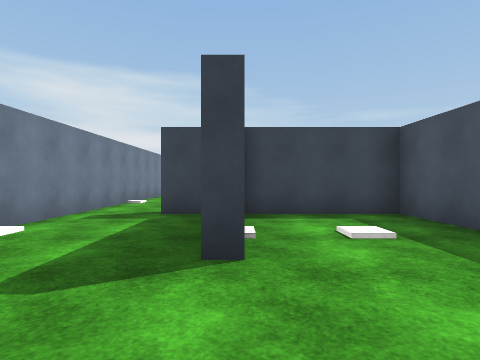
View 1 (above)

24 first-person views from a walk through a scene from a Unity 3-D project. The camera is 1.3 m above the floor, looks level and sees 80° across. The floor is counted in squares, 2 m on a side. Each view is taken from the middle of a square. On the plan, view 1 faces up. The plan holds only what a view shows up to about 9 squares ahead; the rest is blank. The player is left out. Surface patterns are stand-ins for the level's own textures.

View 2
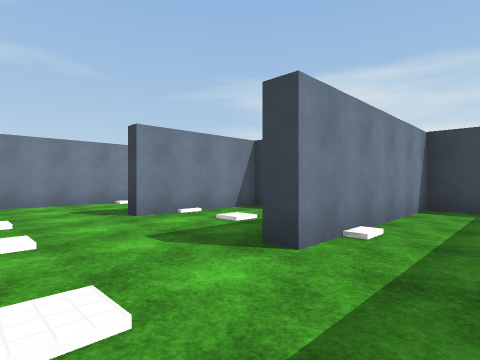

View 3
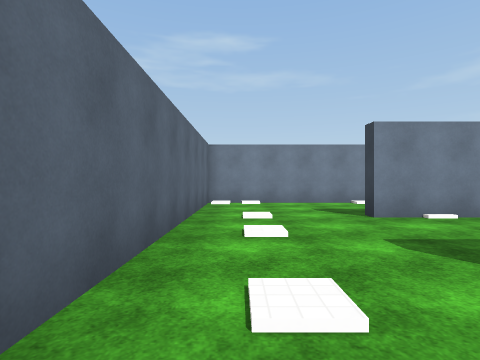

View 4
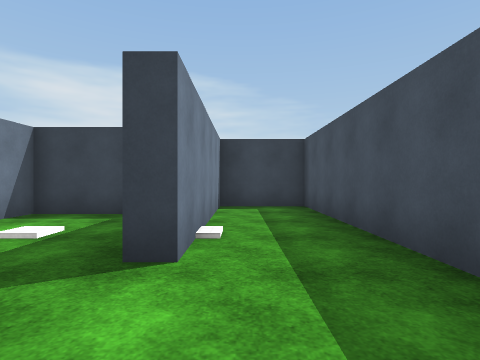

View 5
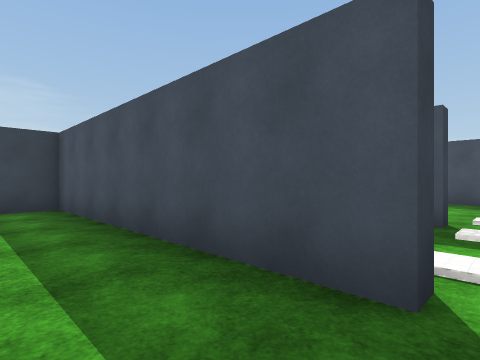

View 6
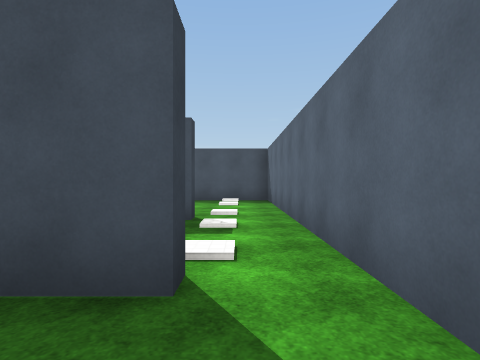

View 7
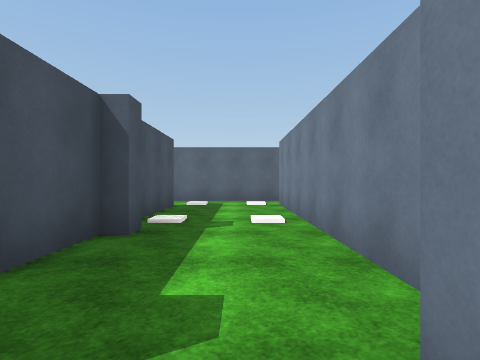

View 8
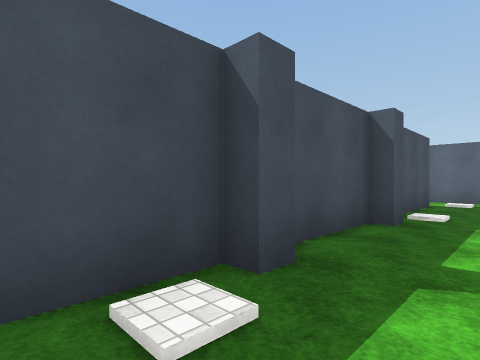

View 9
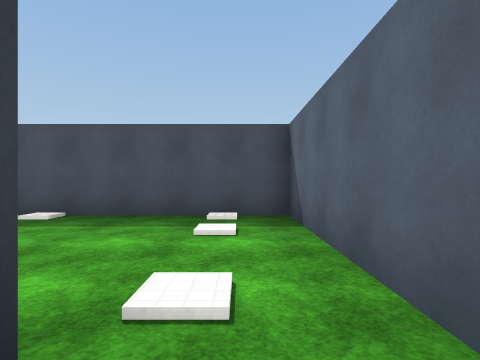

View 10
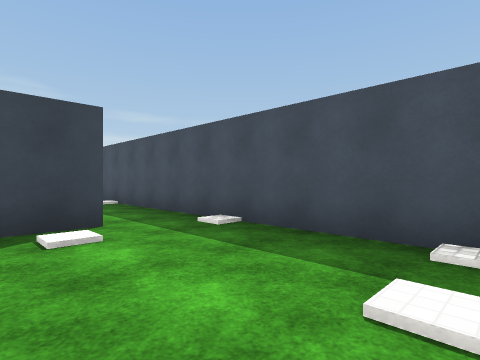

View 11
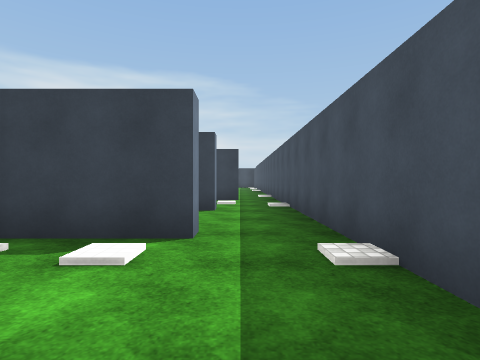

View 12
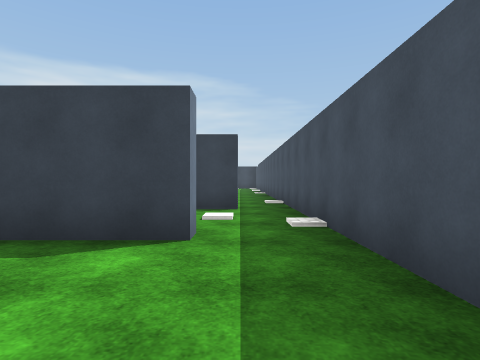

View 13
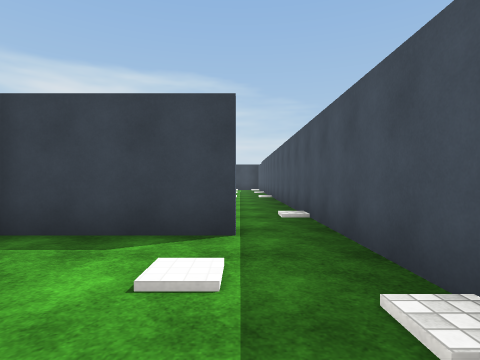

View 14
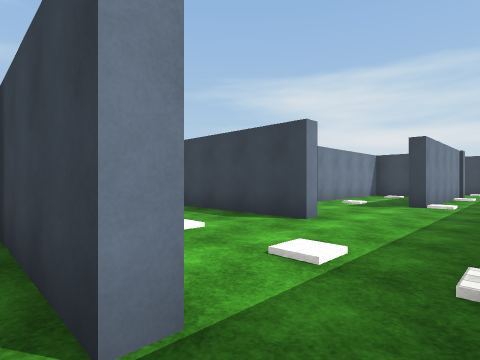

View 15
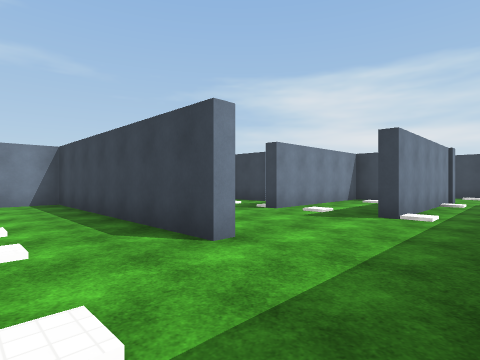

View 16
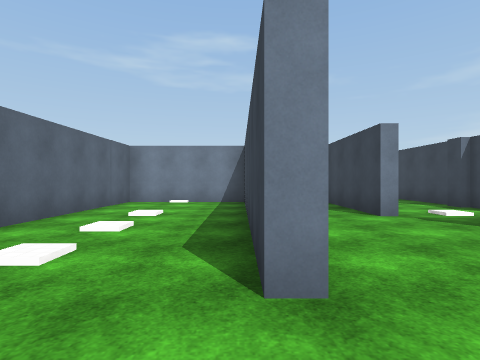

View 17
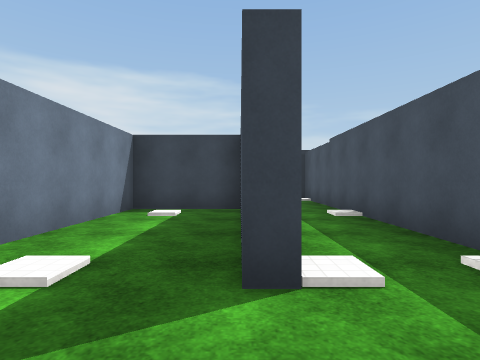

View 18
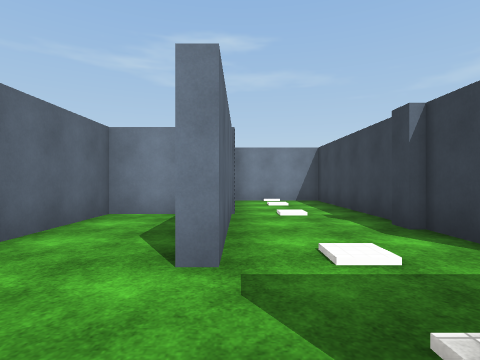

View 19
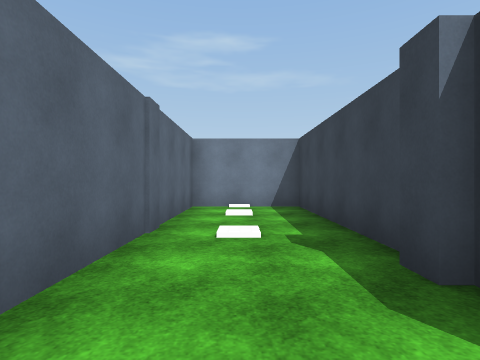

View 20
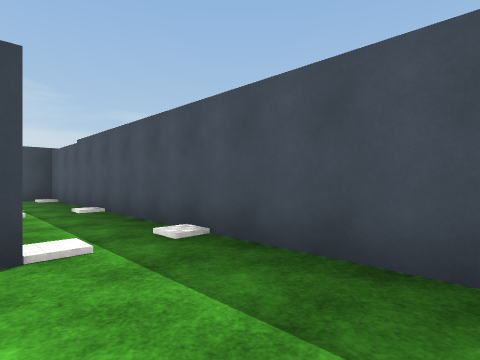

View 21
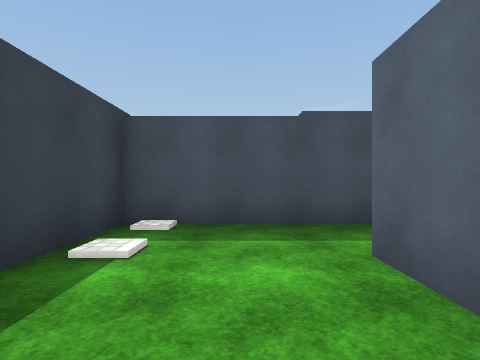

View 22
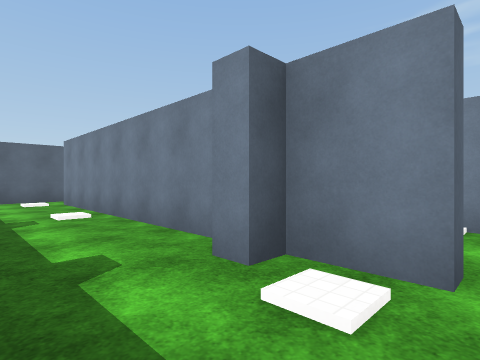

View 23
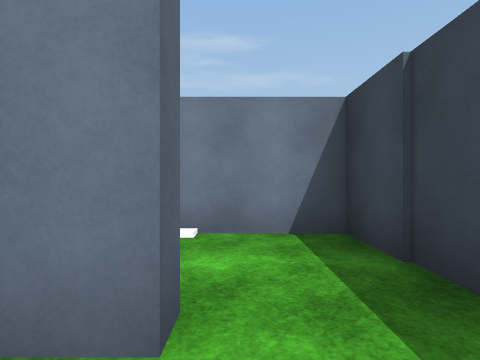

View 24
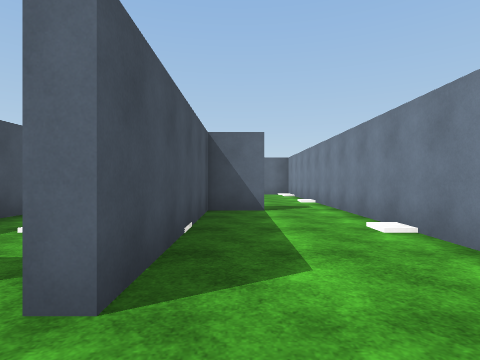

### Floor plan
Ten units are one square. View 1 is at (0, 0); x grows to the right and y downward. Boxes are objects, and circles mark ways between rooms. Rooms are numbered by the first view taken in them; rooms with no view inside come last. Other rooms are left out.
<svg viewBox="-37 -262 174 276">
<path fill="none" stroke="#000" d="M31 -36 31 -55 0 -55 0 -23 -4 -23M-8 -55 -16 -55M60 -4 56 -4 56 -71 35 -71 35 -23 30 -23M-32 -75 -32 9 65 9M83 -41 83 -46 87 -46 87 -66M83 -70 83 -75 87 -75 87 -89M60 -66 60 -4M91 -8 87 -8 87 -31M64 -75 64 -70M60 -87 60 -75M65 9 95 9M114 -42 92 -42M95 9 132 9 132 -36M114 -46 114 -42M114 -76 114 -71 94 -71M132 -36 132 -76M110 -176 110 -192M105 -141 35 -141 35 -106 81 -106M69 -165 39 -165M120 -108 120 -104M111 -224 86 -224 86 -176M35 -159 35 -145 61 -145M102 -229 114 -229 114 -176M132 -95 132 -257 110 -257M45 -195 0 -195 0 -168 69 -168M52 -192 48 -192M61 -195 51 -195M-32 -95 -32 -75M-16 -59 -3 -59 -3 -106 1 -106M120 -104 90 -104M132 -76 132 -95M55 -87 60 -87M55 -104 35 -104 35 -82M60 -75 64 -75"/>
<circle cx="60" cy="0" r="3" fill="#2a7"/>
<circle cx="-25" cy="-65" r="3" fill="#2a7"/>
<circle cx="90" cy="0" r="3" fill="#2a7"/>
<circle cx="60" cy="-90" r="3" fill="#2a7"/>
<circle cx="125" cy="-40" r="3" fill="#2a7"/>
<circle cx="125" cy="-70" r="3" fill="#2a7"/>
<circle cx="70" cy="-180" r="3" fill="#2a7"/>
<circle cx="125" cy="-100" r="3" fill="#2a7"/>
<text x="10" y="-30">1</text>
<text x="80" y="-40">2</text>
<text x="110" y="-20">3</text>
<text x="120" y="-60">4</text>
<text x="100" y="-160">5</text>
<text x="40" y="-190">6</text>
<text x="-10" y="-130">7</text>
<text x="110" y="-90">8</text>
<text x="50" y="-90">9</text>
</svg>
Room 1 opens to room 2. Room 1 opens to room 7. Room 2 opens to room 3. Room 2 opens to room 9. Room 3 opens to room 4. Room 4 opens to room 8. Room 5 opens to room 6. Room 5 opens to room 8.

Where each view was taken, in squares from view 1:
view 1: 0 up, 0 right, facing up
view 2: 0 up, 5 right, facing up-left
view 3: 0 up, 5 right, facing left
view 4: 0 up, 4 right, facing up
view 5: 0 up, 4 right, facing up-right
view 6: 0 up, 4 right, facing right
view 7: 8 up, 7 right, facing down
view 8: 9 up, 7 right, facing down-right
view 9: 0 up, 8 right, facing right
view 10: 0 up, 10 right, facing up-right
view 11: 1 up, 12 right, facing up
view 12: 4 up, 12 right, facing up
view 13: 7 up, 12 right, facing up
view 14: 10 up, 13 right, facing up-left
view 15: 12 up, 13 right, facing up-left
view 16: 14 up, 12 right, facing left
view 17: 16 up, 11 right, facing up
view 18: 17 up, 9 right, facing left
view 19: 18 up, 7 right, facing left
view 20: 15 up, 11 right, facing up-right
view 21: 24 up, 9 right, facing right
view 22: 9 up, 8 right, facing down-left
view 23: 9 up, 7 right, facing left
view 24: 12 up, 1 left, facing down
